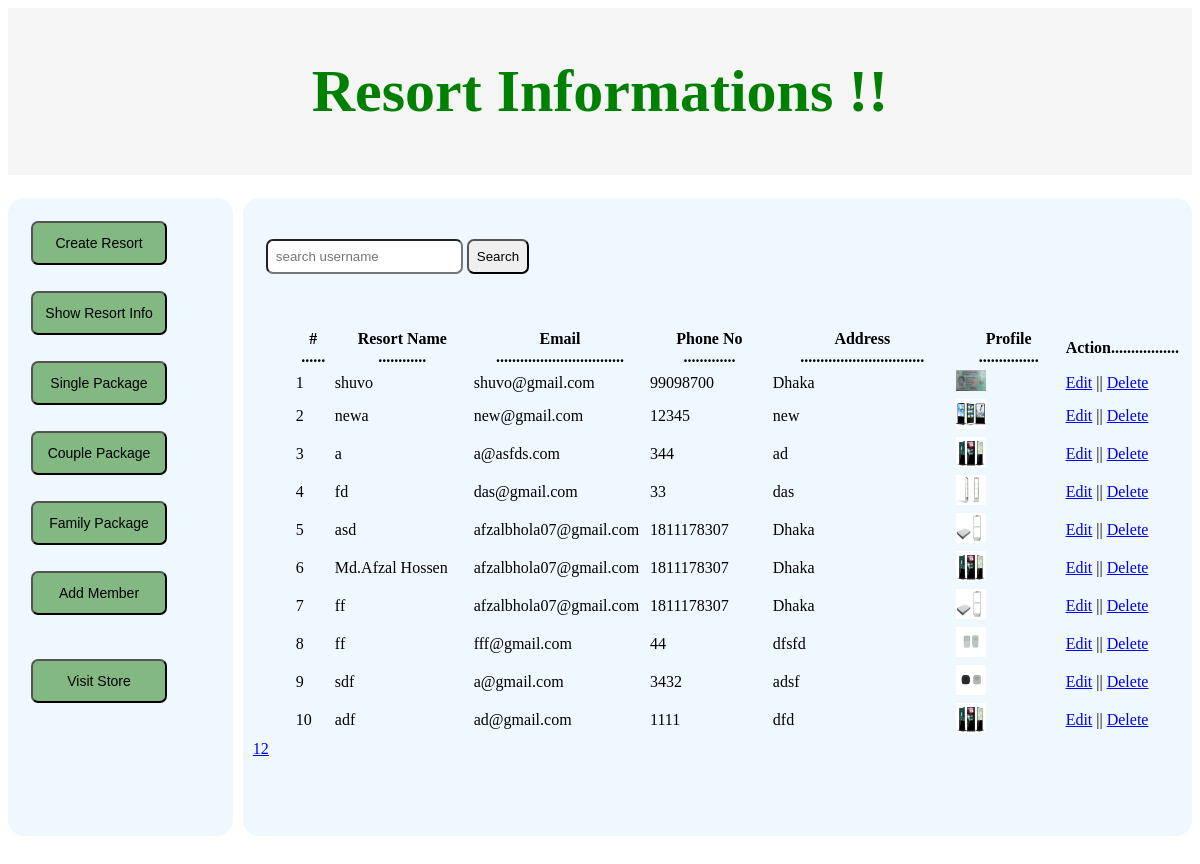
Page /resort/save_data.php on the committed database.
### tables this page shows
CREATE TABLE `resort_info` (
  `no` int(255) NOT NULL,
  `resort_name` varchar(255) NOT NULL,
  `resort_mail` varchar(255) NOT NULL,
  `resort_phone` int(255) NOT NULL,
  `resort_address` varchar(255) NOT NULL,
  `resort_photos` varchar(255) NOT NULL DEFAULT 'rf1.jpg'
);

### resort/save_data.php (the view, shortened to what this page needs)
<!DOCTYPE html>
<html lang="en">
<head>
    <link rel="stylesheet" href="./save_data.css">
    <link rel="stylesheet" href="./search.css">
</head>
<body>
    <div class="welcome_page">
    <h1>Resort Informations !!</h1>
    </div>
</body>
</html>
<div class="main_div">
    <div class="form_section">
        <form action="create_resort.php" method="POST">
            <input type="submit" name="create_resort" value="Create Resort">
        </form>
        <form action="" method="">
            <input type="submit" name="show_resort_data" value="Show Resort Info">
        </form>
        <form action="" method="">
            <input type="submit" name="reate_resort" value="Single Package">
        </form>
        <form action="" method="">
            <input type="submit" name="how_resort_data" value="Couple Package">
        </form>
        <form action="" method="">
            <input type="submit" name="how_resort_data" value="Family Package">
        </form><form class="add_member" action="add_member.php" method="POST">
            <input type="submit" name="add_member" value="Add Member">
        </form><br>
        <form class="visit" action="index.php" method="POST">
            <input type="submit" name="how_resort_data" value="Visit Store">
        </form>
    </div>
    <div class="main_data">
        <?php
            $db_connection = mysqli_connect("localhost","root","","crud");
            $result_per_page = 10;
            $query = "SELECT * FROM `resort_info`";
            $concat = mysqli_query($db_connection,$query);
            $count = mysqli_num_rows($concat);
            $number_f_pages = ceil($count/$result_per_page);
            if(!isset($_GET['page'])){
                $page = 1;
            }
            else{
                $page = $_GET['page'];
            }
            $this_page_first_result = ($page-1)*$result_per_page;
            $query = "SELECT * FROM resort_info LIMIT ". $this_page_first_result . ',' . $result_per_page;
            $concat = mysqli_query($db_connection,$query);
            if ($count > 0 ){
        ?>
        <form action="search.php" method="POST">
        <br>
            <input type="text" name="search_username" placeholder="search username">
            <input type="submit" name="search" value="Search">
        </form>
        <table class="table">
            <thead class="thead-dark">
                <tr>
                    <th># ......</th>
                    <th>Resort Name ............</th>
                    <th>Email ................................</th>
                    <th>Phone No .............</th>
                    <th>Address ...............................</th>
                    <th>Profile ...............</th>
                    <th>Action.................</th>
                </tr>
            </thead>
        <?php
        $serial_number = 0;
                while($row = mysqli_fetch_assoc($concat)){
                    $id = $row["no"];
                    $resort_name = $row["resort_name"];
                    $mail = $row["resort_mail"];
                    $number = $row["resort_phone"];
                    $address = $row["resort_address"];
                    $profile = $row["resort_photos"];
                    $serial_number++;
        ?>
            <tbody>
                <tr>
                    <td><?php echo "$serial_number"?>
                    <td><?php echo "$resort_name"?></td>
                    <td><?php echo $mail?></td>
                    <td><?php echo  $number?></td>
                    <td><?php echo  $address?></td>
                    <td><img width='30px' src='profile/<?php echo $profile?>' alt=""></td>
                    <td><a class="edit" href="edit.php?edit=<?php echo $id;?>">Edit</a> ||
                    <a class="delete" onclick="return confirm('Are you sure??')" href="delete.php?id=<?php echo $id; ?>&profile=<?php echo $profile?>">Delete</a></td>
                </tr>
            </tbody>
        <?php
                }
        ?>
        </table>
        <?php
            }
            else{
                echo "You don't have any data!!";
            }
?>
        <div class="pagination1">
        <?php
        for ($page= 1; $page<=$number_f_pages; $page++){
            echo '<a href="save_data.php?page=' . $page . '">' . $page . '</a>';
        }
        ?>
        </div>
    </div>
</div>

### resort/save_data.css (style rules this page uses)
.welcome_page { color: blanchedalmond; font-size: 30px; padding: 9px; text-align: center; color: green; background: whitesmoke; }
.main_div { display: flex; }
.form_section { margin-top: 23px; padding: 10px; margin-bottom: 23px; background: aliceblue; width: 246px; height: 618px; border-radius: 16px; }
form { padding: 13px; }
.form_section form input { width: 136px; padding: 12px; background: rgb(131, 184, 131); font-size: 14px; border-radius: 3px solid rgb(106, 139, 106) ; cursor: pointer; }
.main_data { margin-top: 23px; padding: 10px; margin-bottom: 23px; background: aliceblue; width: 1116px; margin-left: 10px; border-radius: 16px; }
.table { margin-top: 40px; margin-left: 40px; }

### resort/search.css (style rules this page uses)
input[type="text"] { padding: 8px; border-radius: 7px; margin-inline-end: inherit; margin: 0 auto; }
input[type="submit"] { padding: 8px; border-radius: 7px; cursor: pointer; }

### rows in the picture
resort_info: resort_name "shuvo", resort_mail "shuvo@gmail.com", resort_phone "99098700", resort_address "Dhaka", resort_photos (picture)
resort_info: resort_name "newa", resort_mail "new@gmail.com", resort_phone "12345", resort_address "new", resort_photos (picture)
resort_info: resort_name "a", resort_mail "a@asfds.com", resort_phone "344", resort_address "ad", resort_photos (picture)
resort_info: resort_name "fd", resort_mail "das@gmail.com", resort_phone "33", resort_address "das", resort_photos (picture)
resort_info: resort_name "asd", resort_mail "afzalbhola07@gmail.com", resort_phone "1811178307", resort_address "Dhaka", resort_photos (picture)
resort_info: resort_name "Md.Afzal Hossen", resort_mail "afzalbhola07@gmail.com", resort_phone "1811178307", resort_address "Dhaka", resort_photos (picture)
resort_info: resort_name "ff", resort_mail "afzalbhola07@gmail.com", resort_phone "1811178307", resort_address "Dhaka", resort_photos (picture)
resort_info: resort_name "ff", resort_mail "fff@gmail.com", resort_phone "44", resort_address "dfsfd", resort_photos (picture)
resort_info: resort_name "sdf", resort_mail "a@gmail.com", resort_phone "3432", resort_address "adsf", resort_photos (picture)
resort_info: resort_name "adf", resort_mail "ad@gmail.com", resort_phone "1111", resort_address "dfd", resort_photos (picture)
